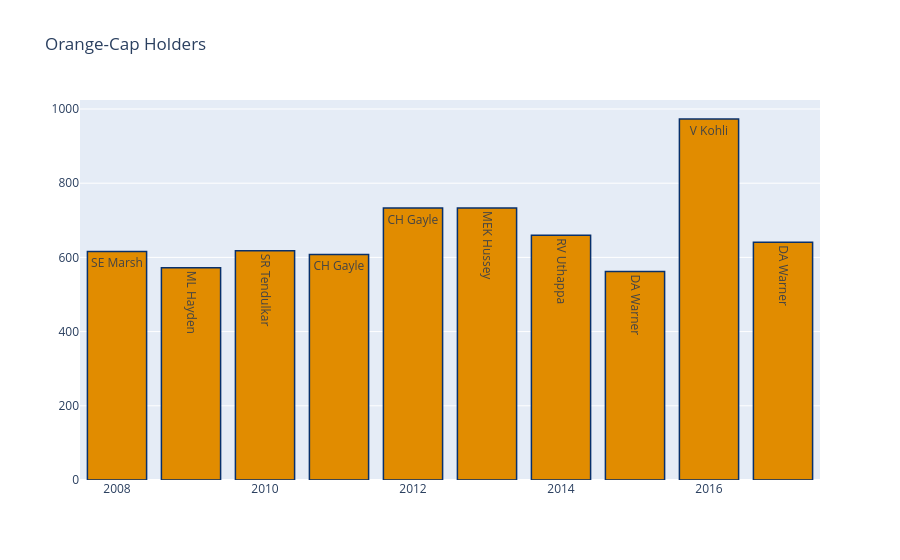

Source (notebook cell):
### Markdown cell above
## Orange Caps Each Season(Highest Run Getter Per Season)

### Code cell
orange = matches[['id', 'season']]

orange = orange.merge(delivery, left_on = 'id', right_on = 'match_id', how = 'left')

orange = orange.groupby(['season', 'batsman'])['batsman_runs'].sum().reset_index()

orange = orange.sort_values('batsman_runs', ascending = 0)

orange = orange.drop_duplicates(subset = ['season'], keep = "first")

orange.sort_values(by = 'season')

trace1 = go.Bar(
x = orange['season'].values,
y = orange['batsman_runs'].values,
name = 'Total Matches', 
text = orange['batsman'].values,
marker = dict(
color = 'rgb(225, 140, 0)',
line = dict(
color = 'rgb(8, 48, 107)', 
width = 1.5,
)
),
opacity = 1
)

layout = go.Layout(
title = "Orange-Cap Holders",
)

data = [trace1]
fig = go.Figure(data = data, layout = layout)
py.iplot(fig, filename = 'stacked-bar')

### Figure 1 — Plotly figure (JSON) as saved in the notebook; plotly's stock layout.template omitted (floating-point values rounded to 4 significant figures)
{"data": [{"marker": {"color": "rgb(225, 140, 0)", "line": {"color": "rgb(8, 48, 107)", "width": 1.5}}, "name": "Total Matches", "opacity": 1, "text": ["V Kohli", "MEK Hussey", "CH Gayle", "RV Uthappa", "DA Warner", "SR Tendulkar", "SE Marsh", "CH Gayle", "ML Hayden", "DA Warner"], "type": "bar", "x": [2016, 2013, 2012, 2014, 2017, 2010, 2008, 2011, 2009, 2015], "y": [973, 733, 733, 660, 641, 618, 616, 608, 572, 562]}], "layout": {"title": {"text": "Orange-Cap Holders"}}}
